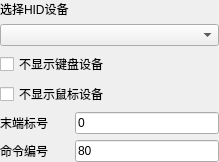
<?xml version="1.0" encoding="UTF-8"?>
<ui version="4.0">
 <class>SAKUsbDeviceController</class>
 <widget class="QWidget" name="SAKUsbDeviceController">
  <property name="geometry">
   <rect>
    <x>0</x>
    <y>0</y>
    <width>219</width>
    <height>134</height>
   </rect>
  </property>
  <property name="windowTitle">
   <string>Form</string>
  </property>
  <layout class="QGridLayout" name="gridLayout">
   <property name="leftMargin">
    <number>0</number>
   </property>
   <property name="topMargin">
    <number>0</number>
   </property>
   <property name="rightMargin">
    <number>0</number>
   </property>
   <property name="bottomMargin">
    <number>0</number>
   </property>
   <item row="0" column="0">
    <widget class="QLabel" name="label_3">
     <property name="text">
      <string>选择HID设备</string>
     </property>
    </widget>
   </item>
   <item row="4" column="0">
    <widget class="QLabel" name="label">
     <property name="text">
      <string>末端标号</string>
     </property>
    </widget>
   </item>
   <item row="1" column="0" colspan="2">
    <widget class="QComboBox" name="hidDeviceComboBox"/>
   </item>
   <item row="5" column="0">
    <widget class="QLabel" name="label_2">
     <property name="text">
      <string>命令编号</string>
     </property>
    </widget>
   </item>
   <item row="4" column="1">
    <widget class="QLineEdit" name="endpointLineEdit">
     <property name="text">
      <string notr="true">0</string>
     </property>
    </widget>
   </item>
   <item row="5" column="1">
    <widget class="QLineEdit" name="cmdLineEdit">
     <property name="text">
      <string notr="true">80</string>
     </property>
    </widget>
   </item>
   <item row="2" column="0" colspan="2">
    <widget class="QCheckBox" name="noKeyboardCheckBox">
     <property name="text">
      <string>不显示键盘设备</string>
     </property>
    </widget>
   </item>
   <item row="3" column="0" colspan="2">
    <widget class="QCheckBox" name="noMouseCheckBox">
     <property name="text">
      <string>不显示鼠标设备</string>
     </property>
    </widget>
   </item>
  </layout>
 </widget>
 <resources/>
 <connections/>
</ui>
